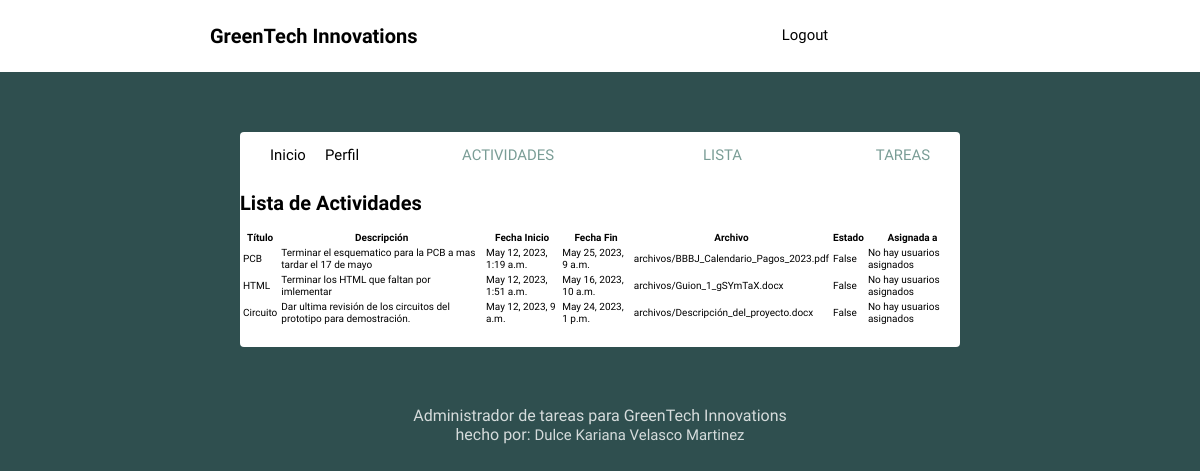
Screenshot of /actividad/ (signed in) with the database file from the repository.
### social/models.py (models this page shows)
class Actividad(models.Model):
    titulo = models.CharField(max_length=200)
    descripcion = models.TextField()
    fecha_inicio = models.DateTimeField()
    fecha_fin = models.DateTimeField()
    archivo_adjunto = models.FileField(upload_to='archivos/')
    estado = models.BooleanField(default=False)

### social/views.py (the view)
# urls.py: path('actividad/', views.actividad_list_view, name='actividad-list'),
@login_required
def actividad_list_view(request):
    actividades = Actividad.objects.all()
    context = {
        'actividades': actividades
    }
    return render(request, 'social/list.html', context)

### social/templates/social/list.html
{% extends 'social/layout.html' %}
{% block content %}
  <h1>Lista de Actividades</h1>
  <table>
    <thead>
      <tr>
        <th>Título</th>
        <th>Descripción</th>
        <th>Fecha Inicio</th>
        <th>Fecha Fin</th>
        <th>Archivo</th>
        <th>Estado</th>
        <th>Asignada a</th>
      </tr>
    </thead>
    <tbody>
      {% for actividad in actividades %}
        <tr>
          <td>{{ actividad.titulo }}</td>
          <td>{{ actividad.descripcion }}</td>
          <td>{{ actividad.fecha_inicio }}</td>
          <td>{{ actividad.fecha_fin }}</td>
          <td>{{ actividad.archivo_adjunto }}</td>
          <td>{{ actividad.estado }}</td>
          <td>
            {% for usuario in actividad.asignada_a.all %}
              {{ usuario.get_full_name }}
              {% if not forloop.last %}, {% endif %}
            {% empty %}
              No hay usuarios asignados
            {% endfor %}
          </td>
        </tr>
      {% empty %}
        <tr>
          <td colspan="4">No hay actividades registradas.</td>
        </tr>
      {% endfor %}
    </tbody>
  </table>
{% endblock %}

### social/static/style.css (style rules this page uses)
body { background: #2F4F4F; font-size: 62.5%; font-family: 'Varela Round', Helvetica, Arial, serif; }

### rows the page displays
Actividad: titulo "PCB", descripcion "Terminar el esquematico para la PCB a mas tardar el 17 de mayo", fecha_inicio "May 12, 2023, 1:19 a.m.", fecha_fin "May 25, 2023, 9 a.m.", archivo_adjunto "archivos/BBBJ_Calendario_Pagos_2023.pdf", estado "False"
Actividad: titulo "HTML", descripcion "Terminar los HTML que faltan por imlementar", fecha_inicio "May 12, 2023, 1:51 a.m.", fecha_fin "May 16, 2023, 10 a.m.", archivo_adjunto "archivos/Guion_1_gSYmTaX.docx", estado "False"
Actividad: titulo "Circuito", descripcion "Dar ultima revisión de los circuitos del prototipo para demostración.", fecha_inicio "May 12, 2023, 9 a.m.", fecha_fin "May 24, 2023, 1 p.m.", archivo_adjunto "archivos/Descripción_del_proyecto.docx", estado "False"
